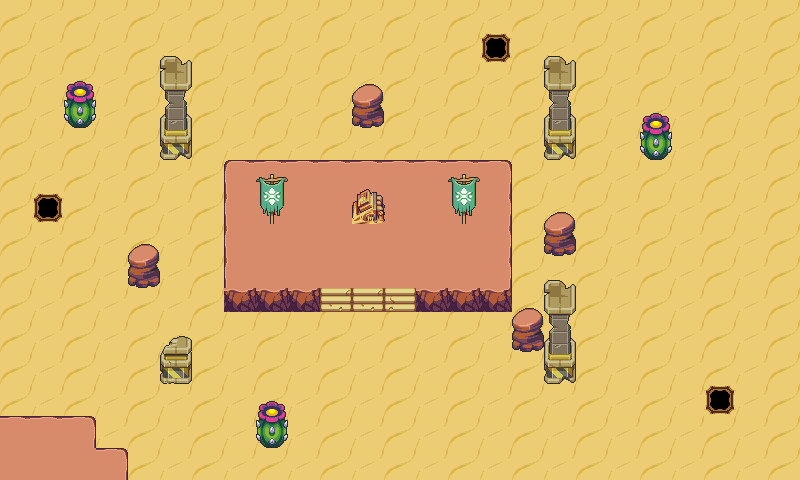

This game map was drawn from its Tiled (.tmx) file and the tilesets committed beside it. A one-line description and the trimmed map source follow:
An orthogonal 25x15 tile map with 32x32 px tiles, 6 tile layers (Ground, Gound Object, Upper, Stairs, ...), 1 hidden layer not drawn, 18 tilesets.

<map version="1.5" tiledversion="1.6.0" orientation="orthogonal" renderorder="right-down" width="25" height="15" tilewidth="32" tileheight="32" infinite="0" nextlayerid="13" nextobjectid="2">
 <editorsettings>
  <export format="csv" />
 </editorsettings>
 <properties>
  <property name="level" type="int" value="1" />
 </properties>
 <tileset firstgid="1" name="grasslands_tiles" tilewidth="32" tileheight="32" tilecount="140" columns="5">
  <image source="../assets/map/grasslands/grasslands_tiles.png" width="160" height="896" />
 </tileset>
 <tileset firstgid="141" name="grasslands_tree_big" tilewidth="67" tileheight="82" tilecount="1" columns="1">
  <image source="../assets/map/grasslands/grasslands_tree_big.png" width="67" height="82" />
 </tileset>
 <tileset firstgid="142" name="grasslands_tree_small" tilewidth="32" tileheight="44" tilecount="1" columns="1">
  <image source="../assets/map/grasslands/grasslands_tree_small.png" width="32" height="44" />
 </tileset>
 <tileset firstgid="143" name="grasslands_dirt" tilewidth="16" tileheight="16" tilecount="4" columns="4">
  <image source="../assets/map/grasslands/grasslands_dirt.png" width="64" height="16" />
 </tileset>
 <tileset firstgid="147" name="grasslands_flower" tilewidth="16" tileheight="16" tilecount="6" columns="6">
  <image source="../assets/map/grasslands/grasslands_flower.png" width="96" height="16" />
 </tileset>
 <tileset firstgid="153" name="grasslands_tree_stump" tilewidth="32" tileheight="28" tilecount="1" columns="1">
  <image source="../assets/map/grasslands/grasslands_tree_stump.png" width="32" height="28" />
 </tileset>
 <tileset firstgid="154" name="global_bush" tilewidth="32" tileheight="32" tilecount="1" columns="1">
  <image source="../assets/map/global_bush.png" width="32" height="32" />
 </tileset>
 <tileset firstgid="155" name="collision" tilewidth="32" tileheight="32" tilecount="1" columns="1">
  <image source="../assets/map/collision.png" width="32" height="32" />
 </tileset>
 <tileset firstgid="156" name="beach_tiles" tilewidth="32" tileheight="32" tilecount="75" columns="5">
  <image source="../assets/map/beach_tiles.png" width="160" height="480" />
 </tileset>
 <tileset firstgid="231" name="grasslands_detail" tilewidth="16" tileheight="16" tilecount="1" columns="1">
  <image source="../assets/map/grasslands_detail.png" width="16" height="16" />
 </tileset>
 <tileset firstgid="232" name="Desert_Tiles" tilewidth="32" tileheight="32" tilecount="75" columns="5">
  <image source="../assets/map/Desert_Tiles.png" width="160" height="480" />
 </tileset>
 <tileset firstgid="307" name="arenaPillar1Rubble" tilewidth="32" tileheight="32" tilecount="2" columns="1">
  <image source="../assets/map/arenaPillar1Rubble.png" width="32" height="64" />
 </tileset>
 <tileset firstgid="309" name="arenaPillar3B" tilewidth="32" tileheight="104" tilecount="1" columns="1">
  <image source="../assets/map/arenaPillar3B.png" width="32" height="104" />
 </tileset>
 <tileset firstgid="310" name="arenaPillar3" tilewidth="25" tileheight="100" tilecount="1" columns="1">
  <image source="../assets/map/arenaPillar3.png" width="32" height="104" />
 </tileset>
 <tileset firstgid="311" name="bannerGerudo" tilewidth="32" tileheight="32" tilecount="2" columns="1">
  <image source="../assets/map/bannerGerudo.png" width="32" height="64" />
 </tileset>
 <tileset firstgid="313" name="Desert_Cactus" tilewidth="32" tileheight="47" tilecount="1" columns="1">
  <image source="../assets/map/Desert_Cactus.png" width="32" height="47" />
 </tileset>
 <tileset firstgid="314" name="desert_machine_2_sandy" tilewidth="33" tileheight="35" tilecount="1" columns="1">
  <image source="../assets/map/desert_machine_2_sandy.png" width="33" height="35" />
 </tileset>
 <tileset firstgid="315" name="Desert_Boulder_1x1" tilewidth="32" tileheight="44" tilecount="1" columns="1">
  <image source="../assets/map/Desert_Boulder_1x1.png" width="32" height="44" />
 </tileset>
 <layer id="1" name="Ground" width="25" height="15">
  <properties>
   <property name="level" type="int" value="0" />
  </properties>
  <data>[375 cells, 375 non-empty, 2 distinct tile ids]</data>
 </layer>
 <layer id="12" name="Gound Object" width="25" height="15">
  <data>[375 cells, 7 non-empty, 3 distinct tile ids]</data>
 </layer>
 <layer id="6" name="Upper" width="25" height="15">
  <properties>
   <property name="level" type="int" value="1" />
  </properties>
  <data>[375 cells, 43 non-empty, 7 distinct tile ids]</data>
 </layer>
 <layer id="7" name="Stairs" width="25" height="15">
  <properties>
   <property name="level" type="int" value="-2" />
  </properties>
  <data>[375 cells, 3 non-empty, 2 distinct tile ids]</data>
 </layer>
 <layer id="2" name="Objects" width="25" height="15">
  <data>[375 cells, 20 non-empty, 9 distinct tile ids]</data>
 </layer>
 <layer id="9" name="Player Layer" width="25" height="15">
  <data>[375 cells, 0 non-empty, 0 distinct tile ids]</data>
 </layer>
 <layer id="8" name="collision" width="25" height="15" visible="0">
  <properties>
   <property name="collision" type="int" value="1" />
  </properties>
  <data>[375 cells, 30 non-empty, 1 distinct tile ids]</data>
 </layer>
</map>
